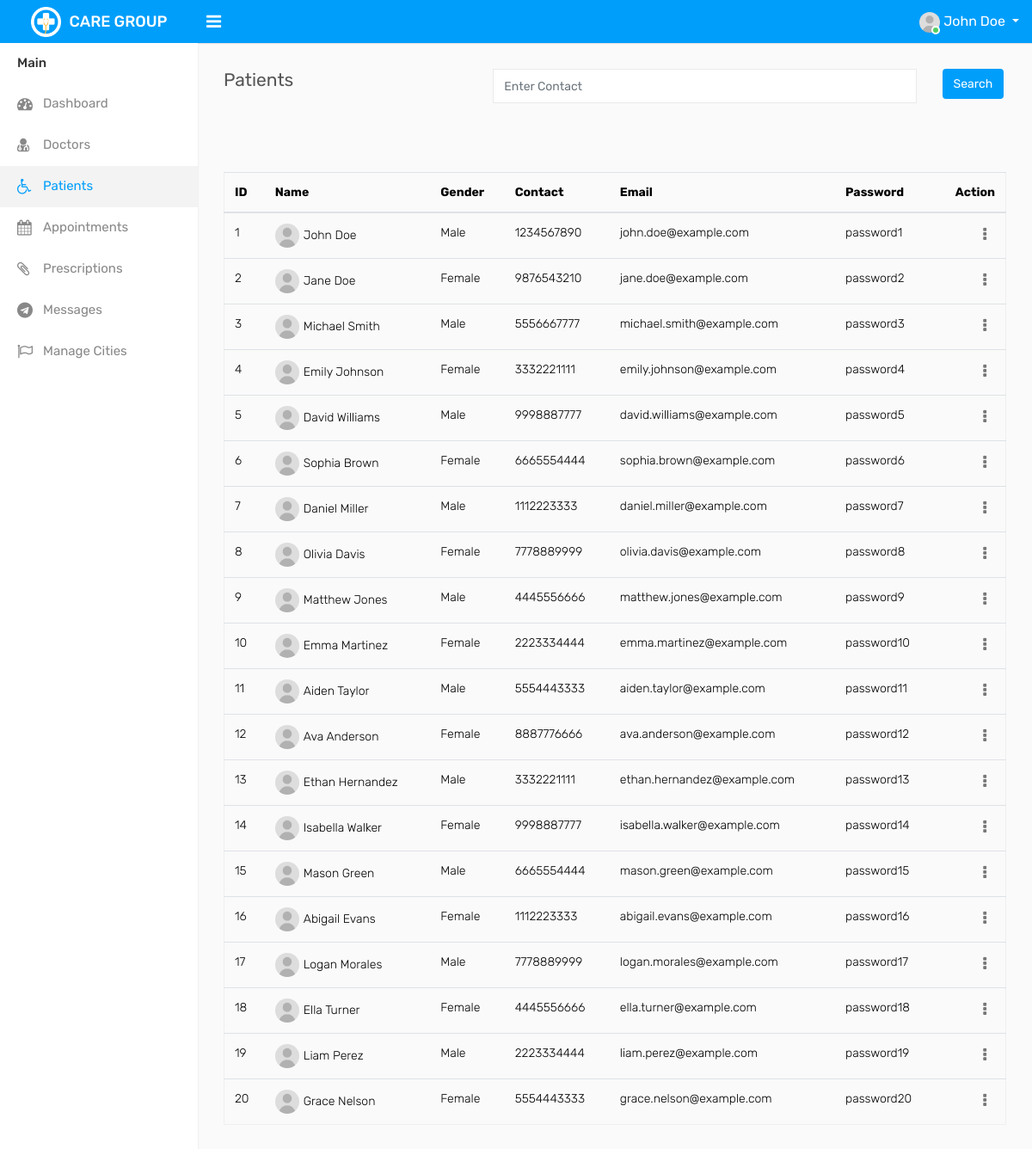
Screenshot of /admin/patients.php (signed in) with the database file from the repository.
### tables this page shows
CREATE TABLE `patreg` (
  `pid` int(11) NOT NULL,
  `fname` varchar(20) NOT NULL,
  `lname` varchar(20) NOT NULL,
  `gender` varchar(10) NOT NULL,
  `email` varchar(30) NOT NULL UNIQUE,  
  `contact` varchar(10) NOT NULL,
  `password` varchar(30) NOT NULL,
  `cpassword` varchar(30) NOT NULL,
  UNIQUE KEY `unique_email` (`email`)  
);

### admin/patients.php (the view, shortened to what this page needs)
<?php
    require_once "include/header.php";
    require_once "include/sidebar.php";
?>
<div class="page-wrapper">
    <div class="content">
        <div class="row">
            <div class="col-sm-4 col-3">
                <h4 class="page-title">Patients</h4>
            </div>
            <div class="col-md-8">
                <form class="form-group" action="patientsearch.php" method="post">
                    <div class="row">
                        <div class="col-md-10"><input type="text" name="patient_contact"
                                placeholder="Enter Contact" class="form-control"></div>
                        <div class="col-md-2"><input type="submit" name="patient_search_submit"
                                class="btn btn-primary" value="Search"></div>
                    </div>
                </form>
            </div>
        </div>
        <div class="row">
            <div class="col-md-12">
                <div class="table-responsive">
                    <table class="table table-border table-striped custom-table datatable mb-0">
                        <div class="tab-pane fade" id="list-pat" role="tabpanel" aria-labelledby="list-pat-list">
                            <table class="table table-hover">
                                <thead>
                                    <tr>
                                        <th>ID</th>
                                        <th>Name</th>
                                        <th>Gender</th>
                                        <th>Contact</th>
                                        <th>Email</th>
                                        <th>Password</th>
                                        <th class="text-right">Action</th>
                                    </tr>
                                </thead>
                                <tbody>
                                    <?php
									global $con;
									$query = "select * from patreg";
									$result = mysqli_query($con,$query);
									while ($row = mysqli_fetch_array($result)){
									$pid = $row['pid'];
									$fname = $row['fname'];
									$lname = $row['lname'];
									$gender = $row['gender'];
									$email = $row['email'];
									$contact = $row['contact'];
									$password = $row['password'];
                                    $editAccountDetailsURL = 'account-details.php?table=patreg&id=' . $pid . "&page=patients.php";
                                    $deleteAccountDetailsURL = "delete.php?table=patreg&id=$pid&page=patients.php";
									echo "<tr>
                                        <td>$pid</td>
                                        <td><img width='28 height='28' src='assets/img/user.jpg' class='rounded-circle m-r-5' alt=''>$fname $lname</td>
                                        <td>$gender</td>
                                        <td>$contact</td>
                                        <td>$email</td>
                                        <td>$password</td>
                                        <td class='text-right'>
                                            <div class='dropdown dropdown-action'>
                                                <a href='#' class='action-icon dropdown-toggle' data-toggle='dropdown' aria-expanded='false'><i class='fa fa-ellipsis-v'></i></a>
                                                <div class='dropdown-menu dropdown-menu-right'>
                                                    <a class='dropdown-item' href='$editAccountDetailsURL'><i class='fa fa-pencil m-r-5'></i> Edit</a>
                                                    <a class='dropdown-item' href='$deleteAccountDetailsURL'><i class='fa fa-trash m-r-5'></i> Delete</a>
                                                </div>
                                            </div>
                                        </td>
									</tr>";
									}
									?>
                                </tbody>
                            </table>
                            <br>
                        </div>
                    </table>
                </div>
            </div>
        </div>
    </div>
</div>
</div>
</body>
</html>

### rows the page displays
patreg: pid "1", fname "John", lname "Doe", gender "Male", contact "1234567890", email "john.doe@example.com", password "password1"
patreg: pid "2", fname "Jane", lname "Doe", gender "Female", contact "9876543210", email "jane.doe@example.com", password "password2"
patreg: pid "3", fname "Michael", lname "Smith", gender "Male", contact "5556667777", email "michael.smith@example.com", password "password3"
patreg: pid "4", fname "Emily", lname "Johnson", gender "Female", contact "3332221111", email "emily.johnson@example.com", password "password4"
patreg: pid "5", fname "David", lname "Williams", gender "Male", contact "9998887777", email "david.williams@example.com", password "password5"
patreg: pid "6", fname "Sophia", lname "Brown", gender "Female", contact "6665554444", email "sophia.brown@example.com", password "password6"
patreg: pid "7", fname "Daniel", lname "Miller", gender "Male", contact "1112223333", email "daniel.miller@example.com", password "password7"
patreg: pid "8", fname "Olivia", lname "Davis", gender "Female", contact "7778889999", email "olivia.davis@example.com", password "password8"
patreg: pid "9", fname "Matthew", lname "Jones", gender "Male", contact "4445556666", email "matthew.jones@example.com", password "password9"
patreg: pid "10", fname "Emma", lname "Martinez", gender "Female", contact "2223334444", email "emma.martinez@example.com", password "password10"
patreg: pid "11", fname "Aiden", lname "Taylor", gender "Male", contact "5554443333", email "aiden.taylor@example.com", password "password11"
patreg: pid "12", fname "Ava", lname "Anderson", gender "Female", contact "8887776666", email "ava.anderson@example.com", password "password12"
patreg: pid "13", fname "Ethan", lname "Hernandez", gender "Male", contact "3332221111", email "ethan.hernandez@example.com", password "password13"
patreg: pid "14", fname "Isabella", lname "Walker", gender "Female", contact "9998887777", email "isabella.walker@example.com", password "password14"
patreg: pid "15", fname "Mason", lname "Green", gender "Male", contact "6665554444", email "mason.green@example.com", password "password15"
patreg: pid "16", fname "Abigail", lname "Evans", gender "Female", contact "1112223333", email "abigail.evans@example.com", password "password16"
patreg: pid "17", fname "Logan", lname "Morales", gender "Male", contact "7778889999", email "logan.morales@example.com", password "password17"
patreg: pid "18", fname "Ella", lname "Turner", gender "Female", contact "4445556666", email "ella.turner@example.com", password "password18"
patreg: pid "19", fname "Liam", lname "Perez", gender "Male", contact "2223334444", email "liam.perez@example.com", password "password19"
patreg: pid "20", fname "Grace", lname "Nelson", gender "Female", contact "5554443333", email "grace.nelson@example.com", password "password20"

### other values shown
$admin_user "John Doe"
